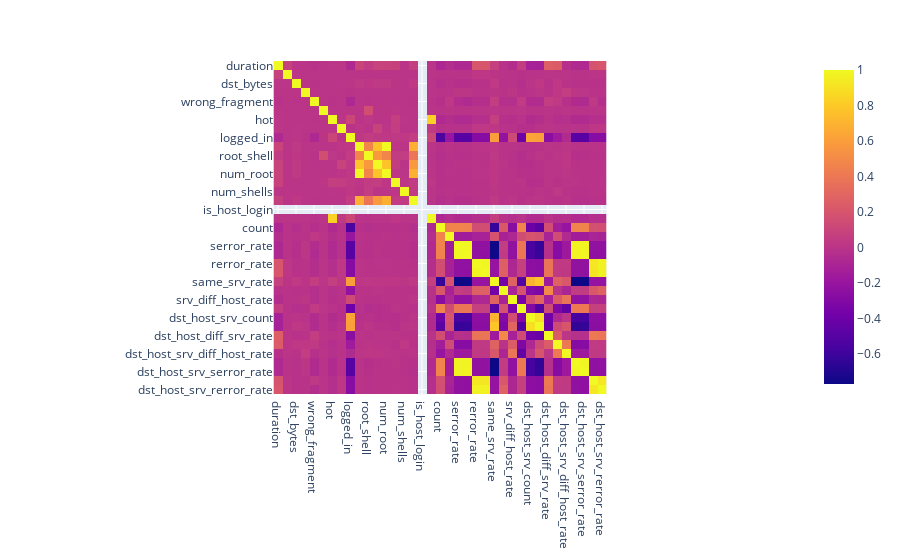

Notebook code cell kept with this figure:
### Code cell
# heatmap 
fig = px.imshow(training_data.corr(numeric_only=True))
fig.show()

### Figure 1 — Plotly figure (JSON) as saved in the notebook; plotly's stock layout.template omitted (floating-point values rounded to 4 significant figures; data arrays with more than 128 entries replaced by an {"elided": "..."} marker saying what was removed)
{"data": [{"coloraxis": "coloraxis", "hovertemplate": "x: %{x}<br>y: %{y}<br>color: %{z}<extra></extra>", "name": "0", "type": "heatmap", "x": ["duration", "src_bytes", "dst_bytes", "land", "wrong_fragment", "urgent", "hot", "num_failed_logins", "logged_in", "num_compromised", "root_shell", "su_attempted", "num_root", "num_file_creations", "num_shells", "num_access_files", "is_host_login", "is_guest_login", "count", "srv_count", "serror_rate", "srv_serror_rate", "rerror_rate", "srv_rerror_rate", "same_srv_rate", "diff_srv_rate", "srv_diff_host_rate", "dst_host_count", "dst_host_srv_count", "dst_host_same_srv_rate", "dst_host_diff_srv_rate", "dst_host_same_src_port_rate", "dst_host_srv_diff_host_rate", "dst_host_serror_rate", "dst_host_srv_serror_rate", "dst_host_rerror_rate", "dst_host_srv_rerror_rate"], "xaxis": "x", "y": ["duration", "src_bytes", "dst_bytes", "land", "wrong_fragment", "urgent", "hot", "num_failed_logins", "logged_in", "num_compromised", "root_shell", "su_attempted", "num_root", "num_file_creations", "num_shells", "num_access_files", "is_host_login", "is_guest_login", "count", "srv_count", "serror_rate", "srv_serror_rate", "rerror_rate", "srv_rerror_rate", "same_srv_rate", "diff_srv_rate", "srv_diff_host_rate", "dst_host_count", "dst_host_srv_count", "dst_host_same_srv_rate", "dst_host_diff_srv_rate", "dst_host_same_src_port_rate", "dst_host_srv_diff_host_rate", "dst_host_serror_rate", "dst_host_srv_serror_rate", "dst_host_rerror_rate", "dst_host_srv_rerror_rate"], "yaxis": "y", "z": {"elided": "37x37 float values"}}], "layout": {"coloraxis": {"colorscale": [[0, "#0d0887"], [0.1111, "#46039f"], [0.2222, "#7201a8"], [0.3333, "#9c179e"], [0.4444, "#bd3786"], [0.5556, "#d8576b"], [0.6667, "#ed7953"], [0.7778, "#fb9f3a"], [0.8889, "#fdca26"], [1, "#f0f921"]]}, "margin": {"t": 60}, "xaxis": {"anchor": "y", "constrain": "domain", "domain": [0, 1], "scaleanchor": "y"}, "yaxis": {"anchor": "x", "autorange": "reversed", "constrain": "domain", "domain": [0, 1]}}}
